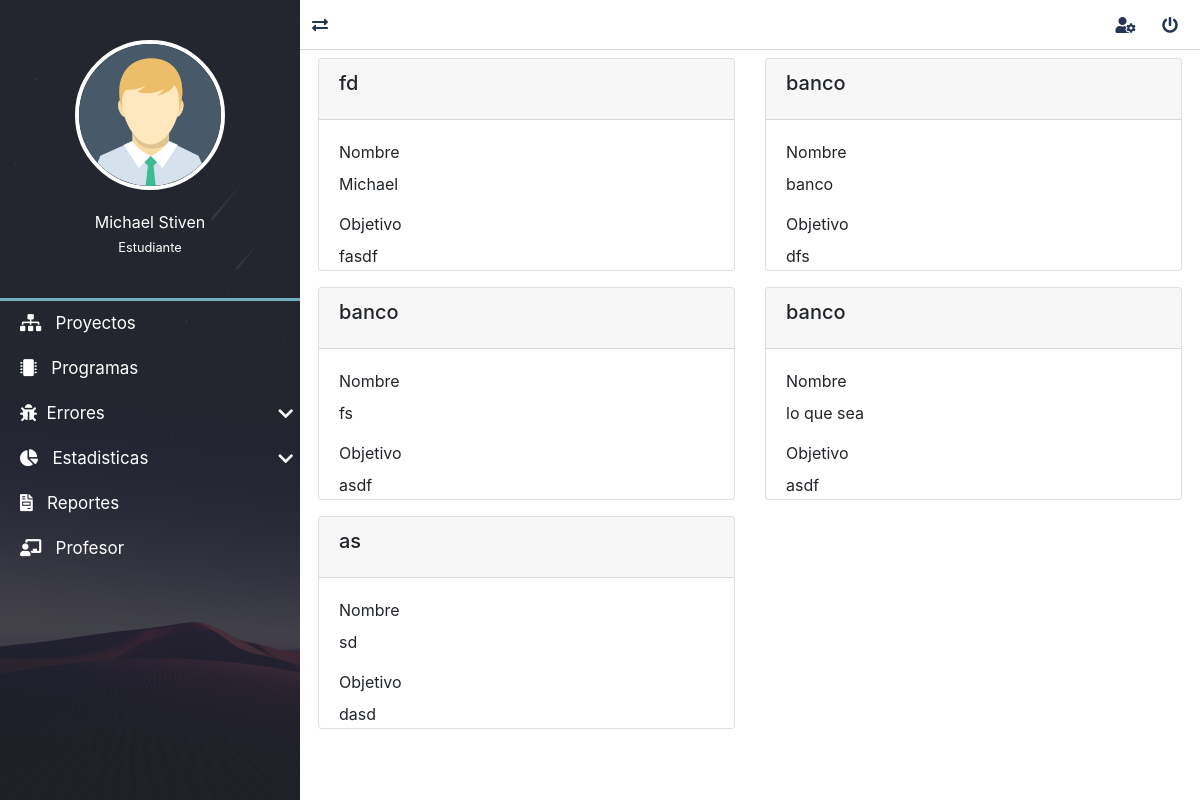
/resportes/lista/ (signed in), run on an earlier commit of the app's database.
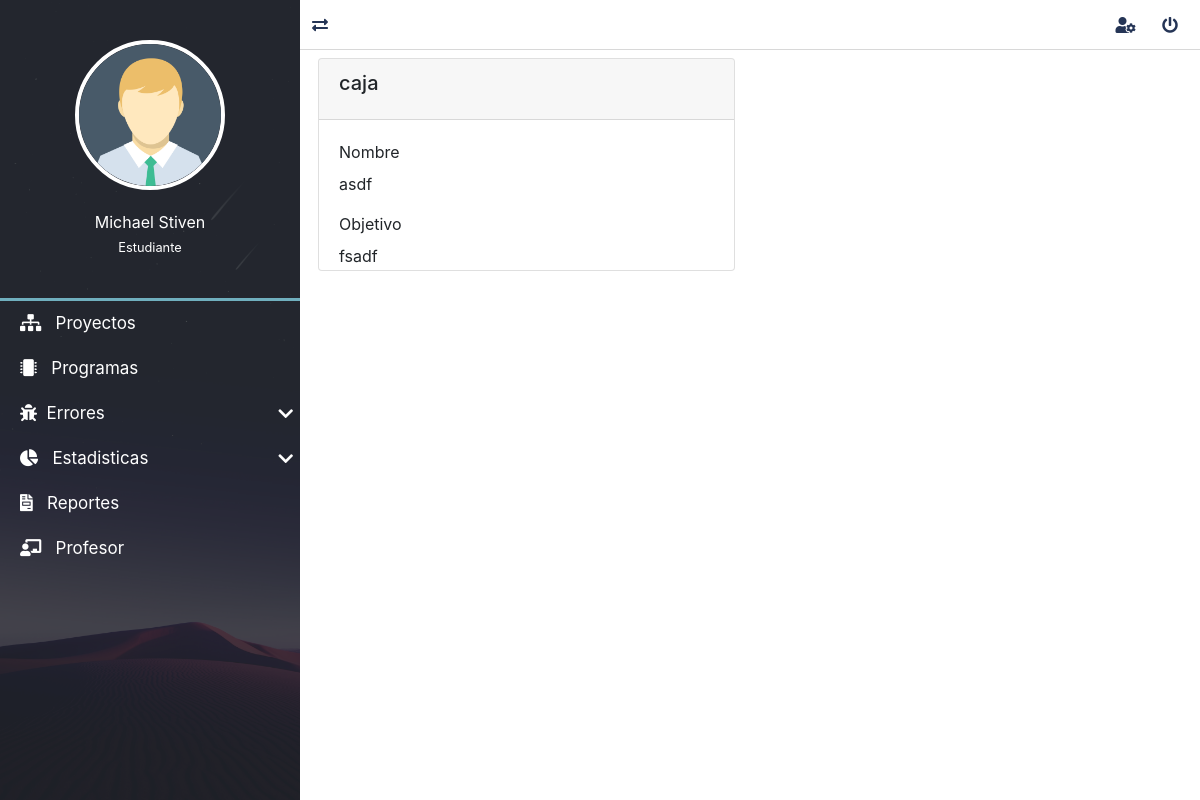
And on a later commit of the database.
### reportes/models.py (models this page shows, shortened)
class Reporte(models.Model):
    id_programa = models.ForeignKey("programas.Programa", verbose_name="Programa", on_delete=models.CASCADE)
    nombre = models.CharField(verbose_name="Nombre", max_length=50)
    objetivos = models.TextField(verbose_name="Objetivos")
    condiciones = models.TextField(verbose_name="Condiciones")
    resultados_esperados = models.TextField(verbose_name="Resultados Esperados")
    numero_test = models.IntegerField(verbose_name="Numero de test")
    resultados_actules = models.TextField(verbose_name="Resultados Actules")
    descripcion = models.TextField(verbose_name="Descripción")
    class Meta:
        verbose_name = "Reporte"
        verbose_name_plural = "Reportes"
        ordering = ['nombre', 'numero_test']

### programas/models.py (models this page shows)
class Programa(models.Model):
    id_usuario = models.ForeignKey(settings.AUTH_USER_MODEL, verbose_name="usuario", on_delete=models.CASCADE)
    id_proyecto = models.ForeignKey("proyectos.Proyecto", verbose_name="proyecto", on_delete=models.CASCADE)
    nombre = models.CharField(verbose_name="Nombre", max_length=200)
    descripcion = models.TextField(verbose_name="Descripción")
    id_lenguaje = models.ForeignKey("mainApp.Lenguaje", verbose_name="lenguaje", on_delete=models.CASCADE)
    id_medida = models.ForeignKey("mainApp.Medida", verbose_name="medida", on_delete=models.CASCADE)
    fecha_creacion = models.DateTimeField(auto_now_add=True, verbose_name="Fecha de creación")
    fecha_actualizacion = models.DateTimeField(auto_now=True, verbose_name="Fecha de edición")
    fecha_finalizacion = models.DateTimeField(verbose_name="Fecha de finalización", null=True, blank=True)
    class Meta:
        verbose_name = "Programa"
        verbose_name_plural = "Programas"
        ordering = ['nombre', 'fecha_creacion']
    def __str__(self):
        return self.nombre

### reportes/views.py (the view)
# urls.py: path('lista/', ReporteListView.as_view(), name='lista_reportes'),
@method_decorator(login_required, name='dispatch')
class ReporteListView(ListView):
    model = Reporte

### mainApp/context_processors.py (called while the page is built)
def get_programasDeUsuario(request):
    programas= Programa.objects.all()
    return {'lista_programas':programas}

def get_lenguajes(request):
    lenguajes = Lenguaje.objects.all()
    return {'lista_lenguajes':lenguajes}

def get_medidas(request):
    medidas = Medida.objects.all()
    return {'lista_medidas':medidas}

def get_fases(request):
    fases = Fase.objects.all()
    return {'lista_fases':fases}

def get_tiposdefectos(request):
    tipos_defectos = TiposDefecto.objects.all()
    return {'lista_tipos_defectos':tipos_defectos}

### proyectos/context_processors.py (called while the page is built)
def get_proyecto(request):
    proyecto= Proyecto.objects.values_list('id','nombre','id_proceso' ,'descripcion', 'fechaInicio')
    return {
        'proyectos':proyecto
    }

### reportes/templates/reportes/reporte_list.html (shortened to what this page needs)
{% extends 'layouts/layout.html' %}
{% block content %}
    <div class="row">
        {% for j in object_list %}
                <div class="col-sm-6 mb-3">
                    <div class="card">
                        <div class="card-header">
                            <h5 class="card-title">{{j.id_programa}}</h5>
                        </div>
                        <div class="card-body scroll-project-description">
                            <label class="label">Nombre</label>
                            <p class="card-text">{{j.nombre}}</p>
                            <label class="label">Objetivo</label>
                            <p class="card-text">{{j.objetivos}}</p>
                        </div>
                    </div>
                </div>
        {% endfor %}
    </div>
{% endblock content %}

What changed in the data, as far as the page shows it:
removed Reporte: id_programa "fd", nombre "Michael", objetivos "fasdf"
removed Reporte: id_programa "banco", nombre "banco", objetivos "dfs"
removed Reporte: id_programa "banco", nombre "fs", objetivos "asdf"
removed Reporte: id_programa "banco", nombre "lo que sea", objetivos "asdf"
removed Reporte: id_programa "as", nombre "sd", objetivos "dasd"
added Reporte: id_programa "caja", nombre "asdf", objetivos "fsadf"
